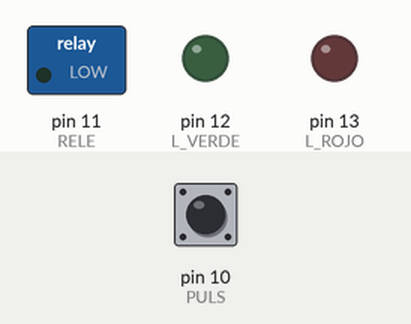
Simulated run of this sketch. Board: Arduino Uno, built with avr-gcc and run on an emulated ATmega328P. Shown: switched loads named in the sketch (green lamp = pin HIGH), output pins drawn as LEDs (lit = HIGH). Inputs (shaded band) come from the test bench; at power-on: pin 10 (PULS) HIGH.

Above: at 1.2 s.
1.3 s: pin 10 (PULS) pulled LOW for 0.15 s
At 2.2 s:
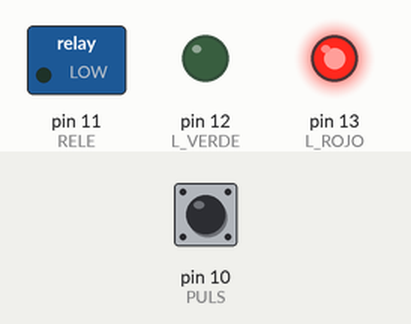
7.4 s: pin 10 (PULS) pulled LOW for 3.2 s
At 16.1 s:
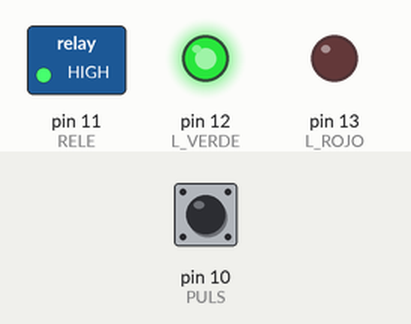
Timing chart, 0 to 19.3 s (numbered marks = the images above; inputs shaded):
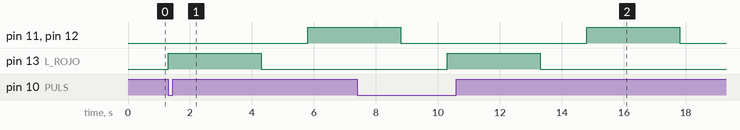

Measured:
- after the input at 1.3 s, pin 11 (RELE), pin 12 (L_VERDE): LOW → HIGH after 4.5 s; pin 13 (L_ROJO): LOW → HIGH at once, → LOW 3.0 s later
- after the input at 7.4 s, pin 13 (L_ROJO): LOW → HIGH after 2.9 s, → LOW 3.0 s later

The sketch:

Practica13.ino
```cpp
/*
* En esta practica vamos incorporar un pulsador de manera que inhabilite
* el programa original. Es decir cuando accionamos el pulsador, el programa
* debe dejar de encender las luces (mientras pulsamos), cuando soltamos el pulsador el programa
* sigue su flujo normal.
*
* Autor: Mauro Fernandez
* Data: Enero 2025
*/

#define L_ROJO  13
#define L_VERDE 12
#define RELE    11
#define PULS    10


int tempo = 3000;
bool puls = 0;


void setup()
{
  pinMode(L_ROJO, OUTPUT);
  pinMode(L_VERDE, OUTPUT);
  pinMode(RELE, OUTPUT);
  pinMode(PULS, INPUT);
}

void loop()
{
  puls = digitalRead(PULS);
  if(puls == false)
  {
  leds();
  }
}


void leds()
{
  digitalWrite(L_ROJO, HIGH);
  delay(tempo); // Wait for 3000 millisecond(s)
  digitalWrite(L_ROJO, LOW);
  delay(tempo/2); // Wait for 1500 millisecond(s)
  digitalWrite(L_VERDE, HIGH);
  digitalWrite(RELE, HIGH);
  delay(tempo); // Wait for 3000 millisecond(s)
  digitalWrite(L_VERDE, LOW);
  digitalWrite(RELE, LOW);
  delay(tempo/2); // Wait for 1500 millisecond(s)
}
```
